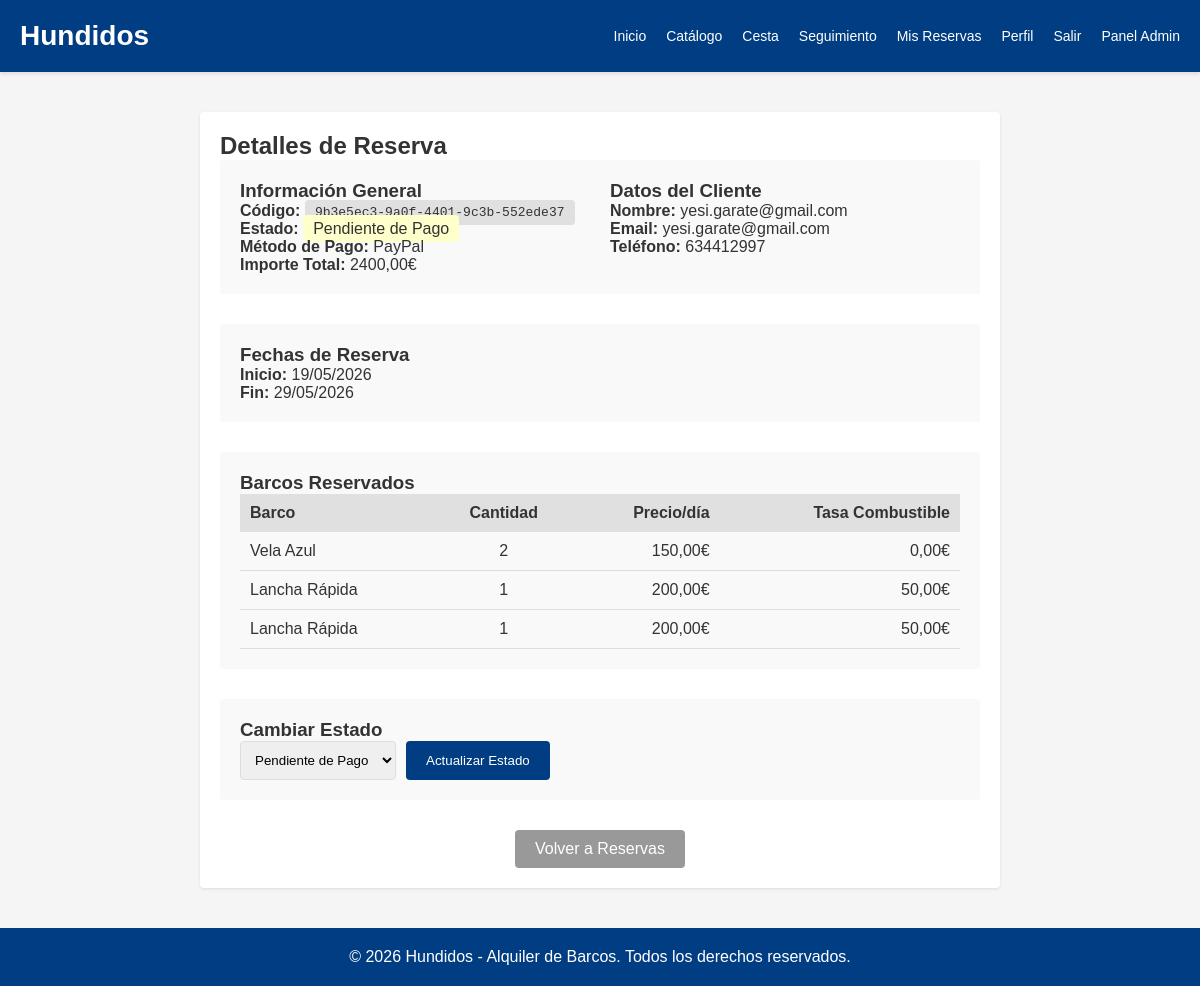
The page /admin-panel/reservas/2/ (signed in) on the database its author committed.
### reservations/models.py (models this page shows, shortened)
class Reserva(models.Model):
    ESTADO_CHOICES = [
        ('PENDIENTE_DE_PAGO', 'Pendiente de Pago'),
        ('PAGADO', 'Pagado'),
        ('EN_USO', 'En Uso'),
        ('DEVUELTO', 'Devuelto'),
    ]
    METODO_PAGO_CHOICES = [
        ('PAYPAL', 'PayPal'),
        ('CONTRA_REEMBOLSO', 'Contra Reembolso'),
    ]
    codigo_seguimiento = models.CharField(max_length=32, unique=True, default=uuid.uuid4)
    cliente = models.ForeignKey(User, null=True, blank=True, on_delete=models.SET_NULL)
    nombre_cliente = models.CharField(max_length=120)
    email_contacto = models.EmailField()
    telefono = models.CharField(max_length=20, blank=True)
    estado = models.CharField(max_length=20, choices=ESTADO_CHOICES, default='PENDIENTE_DE_PAGO')
    metodo_pago = models.CharField(max_length=20, choices=METODO_PAGO_CHOICES)
    importe_total = models.DecimalField(max_digits=10, decimal_places=2)
    fecha_inicio = models.DateField()
    fecha_fin = models.DateField()
    created_at = models.DateTimeField(auto_now_add=True)
    updated_at = models.DateTimeField(auto_now=True)
    class Meta:
        verbose_name_plural = 'Reservas'

class LineaReserva(models.Model):
    reserva = models.ForeignKey(Reserva, on_delete=models.CASCADE)
    barco = models.ForeignKey(Barco, on_delete=models.PROTECT)
    cantidad = models.PositiveIntegerField()
    precio_unitario_dia = models.DecimalField(max_digits=8, decimal_places=2)
    tasa_combustible_dia = models.DecimalField(max_digits=8, decimal_places=2, default=0)
    class Meta:
        verbose_name_plural = 'Líneas de Reserva'

### catalog/models.py (models this page shows, shortened)
class Barco(models.Model):
    nombre = models.CharField(max_length=120)
    categoria = models.ForeignKey(Categoria, on_delete=models.PROTECT)
    puerto = models.ForeignKey(Puerto, on_delete=models.PROTECT)
    fabricante = models.ForeignKey(Fabricante, on_delete=models.PROTECT)
    precio_dia = models.DecimalField(max_digits=8, decimal_places=2)
    capacidad = models.PositiveIntegerField()
    imagen = models.ImageField(upload_to='barcos/', blank=True, null=True)
    descripcion = models.TextField(blank=True)
    disponible = models.BooleanField(default=True)
    created_at = models.DateTimeField(auto_now_add=True)
    updated_at = models.DateTimeField(auto_now=True)
    class Meta:
        verbose_name_plural = 'Barcos'

### admin_panel/views.py (the view)
# urls.py: path('reservas/<int:id>/', views.AdminReservationDetailView.as_view(), name='reservation_detail'),
class AdminReservationDetailView(AdminRequiredMixin, TemplateView):
    template_name = 'admin_panel/reservation_detail.html'
    def get_context_data(self, **kwargs):
        context = super().get_context_data(**kwargs)
        reserva = get_object_or_404(Reserva, id=kwargs.get('id'))
        context['reserva'] = reserva
        context['lineas'] = LineaReserva.objects.filter(reserva=reserva)
        transiciones = self._get_transiciones_disponibles(reserva.estado)
        context['transiciones'] = transiciones
        return context
    def _get_transiciones_disponibles(self, estado_actual):
        transiciones = {
            'PENDIENTE_DE_PAGO': ['PAGADO', 'CANCELADO'],
            'PAGADO': ['EN_USO'],
            'EN_USO': ['DEVUELTO'],
            'DEVUELTO': [],
        }
        return transiciones.get(estado_actual, [])

### admin_panel/views.py (called while the page is built)
    def test_func(self):
        return self.request.user.is_authenticated and self.request.user.is_staff

### templates/admin_panel/reservation_detail.html (shortened to what this page needs)
{% extends 'base.html' %}
{% block content %}
<div class="container" style="max-width: 800px; margin: 40px auto;">
    <h2>Detalles de Reserva</h2>
    {% if reserva %}
        <div style="background-color: #f9f9f9; padding: 20px; border-radius: 4px; margin-bottom: 30px;">
            <div style="display: grid; grid-template-columns: 1fr 1fr; gap: 20px;">
                <div>
                    <h3>Información General</h3>
                    <p><strong>Código:</strong> <span style="font-family: monospace; background-color: #e0e0e0; padding: 5px 10px; border-radius: 4px;">{{ reserva.codigo_seguimiento }}</span></p>
                    <p><strong>Estado:</strong> <span style="background-color: {% if reserva.estado == 'PAGADO' %}#ccffcc{% elif reserva.estado == 'EN_USO' %}#cce5ff{% elif reserva.estado == 'DEVUELTO' %}#e0e0e0{% else %}#ffffcc{% endif %}; padding: 5px 10px; border-radius: 4px;">{{ reserva.get_estado_display }}</span></p>
                    <p><strong>Método de Pago:</strong> {{ reserva.get_metodo_pago_display }}</p>
                    <p><strong>Importe Total:</strong> {{ reserva.importe_total }}€</p>
                </div>
                <div>
                    <h3>Datos del Cliente</h3>
                    <p><strong>Nombre:</strong> {{ reserva.nombre_cliente }}</p>
                    <p><strong>Email:</strong> {{ reserva.email_contacto }}</p>
                    <p><strong>Teléfono:</strong> {{ reserva.telefono|default:"No especificado" }}</p>
                </div>
            </div>
        </div>
        <div style="background-color: #f9f9f9; padding: 20px; border-radius: 4px; margin-bottom: 30px;">
            <h3>Fechas de Reserva</h3>
            <p><strong>Inicio:</strong> {{ reserva.fecha_inicio|date:'d/m/Y' }}</p>
            <p><strong>Fin:</strong> {{ reserva.fecha_fin|date:'d/m/Y' }}</p>
        </div>
        <div style="background-color: #f9f9f9; padding: 20px; border-radius: 4px; margin-bottom: 30px;">
            <h3>Barcos Reservados</h3>
            <table style="width: 100%; border-collapse: collapse;">
                <thead>
                    <tr style="background-color: #e0e0e0;">
                        <th style="padding: 10px; text-align: left;">Barco</th>
                        <th style="padding: 10px; text-align: center;">Cantidad</th>
                        <th style="padding: 10px; text-align: right;">Precio/día</th>
                        <th style="padding: 10px; text-align: right;">Tasa Combustible</th>
                    </tr>
                </thead>
                <tbody>
                    {% for linea in lineas %}
                        <tr style="border-bottom: 1px solid #ddd;">
                            <td style="padding: 10px;">{{ linea.barco.nombre }}</td>
                            <td style="padding: 10px; text-align: center;">{{ linea.cantidad }}</td>
                            <td style="padding: 10px; text-align: right;">{{ linea.precio_unitario_dia }}€</td>
                            <td style="padding: 10px; text-align: right;">{{ linea.tasa_combustible_dia }}€</td>
                        </tr>
                    {% endfor %}
                </tbody>
            </table>
        </div>
        <div style="background-color: #f9f9f9; padding: 20px; border-radius: 4px; margin-bottom: 30px;">
            <h3>Cambiar Estado</h3>
            <form method="post" action="{% url 'admin_panel:change_reservation_status' reserva.id %}" style="display: flex; gap: 10px;">
                <select name="estado" style="padding: 10px; border: 1px solid #ddd; border-radius: 4px;">
                    {% for value, label in reserva.ESTADO_CHOICES %}
                        <option value="{{ value }}" {% if reserva.estado == value %}selected{% endif %}>{{ label }}</option>
                    {% endfor %}
                </select>
                <button type="submit" style="background-color: #003d82; color: white; padding: 10px 20px; border: none; border-radius: 4px; cursor: pointer;">Actualizar Estado</button>
            </form>
        </div>
        <div style="text-align: center;">
            <a href="{% url 'admin_panel:reservations_list' %}" style="background-color: #999; color: white; padding: 10px 20px; border-radius: 4px; text-decoration: none; display: inline-block;">Volver a Reservas</a>
        </div>
    {% else %}
        <p>Reserva no encontrada.</p>
    {% endif %}
</div>
{% endblock %}

### templates/base.html (style rules this page uses)
* { margin: 0; padding: 0; box-sizing: border-box; }
body { font-family: Arial, sans-serif; background-color: #f5f5f5; color: #333; }
.container { background-color: white; padding: 20px; border-radius: 4px; box-shadow: 0 1px 3px rgba(0,0,0,0.1); }

### rows shown on the page
Reserva: codigo_seguimiento "9b3e5ec3-9a0f-4401-9c3b-552ede37", estado "Pendiente de Pago", metodo_pago "PayPal", importe_total "2400,00", nombre_cliente "yesi.garate@gmail.com", email_contacto "yesi.garate@gmail.com", telefono "634412997", fecha_inicio "19/05/2026", fecha_fin "29/05/2026"
LineaReserva: barco.nombre "Vela Azul", cantidad "2", precio_unitario_dia "150,00", tasa_combustible_dia "0,00"
LineaReserva: barco.nombre "Lancha Rápida", cantidad "1", precio_unitario_dia "200,00", tasa_combustible_dia "50,00"
LineaReserva: barco.nombre "Lancha Rápida", cantidad "1", precio_unitario_dia "200,00", tasa_combustible_dia "50,00"
